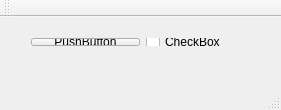
<?xml version="1.0" encoding="UTF-8"?>
<ui version="4.0">
 <class>MainWindow</class>
 <widget class="QMainWindow" name="MainWindow">
  <property name="geometry">
   <rect>
    <x>0</x>
    <y>0</y>
    <width>281</width>
    <height>110</height>
   </rect>
  </property>
  <property name="windowTitle">
   <string>MainWindow</string>
  </property>
  <widget class="QWidget" name="centralWidget">
   <widget class="QWidget" name="">
    <property name="geometry">
     <rect>
      <x>20</x>
      <y>10</y>
      <width>245</width>
      <height>30</height>
     </rect>
    </property>
    <layout class="QHBoxLayout" name="horizontalLayout">
     <item>
      <widget class="QPushButton" name="pushButton">
       <property name="text">
        <string>PushButton</string>
       </property>
      </widget>
     </item>
     <item>
      <widget class="QCheckBox" name="checkBox">
       <property name="text">
        <string>CheckBox</string>
       </property>
      </widget>
     </item>
    </layout>
   </widget>
  </widget>
  <widget class="QMenuBar" name="menuBar">
   <property name="geometry">
    <rect>
     <x>0</x>
     <y>0</y>
     <width>281</width>
     <height>26</height>
    </rect>
   </property>
  </widget>
  <widget class="QToolBar" name="mainToolBar">
   <attribute name="toolBarArea">
    <enum>TopToolBarArea</enum>
   </attribute>
   <attribute name="toolBarBreak">
    <bool>false</bool>
   </attribute>
  </widget>
  <widget class="QStatusBar" name="statusBar"/>
 </widget>
 <layoutdefault spacing="6" margin="11"/>
 <resources/>
 <connections/>
</ui>
